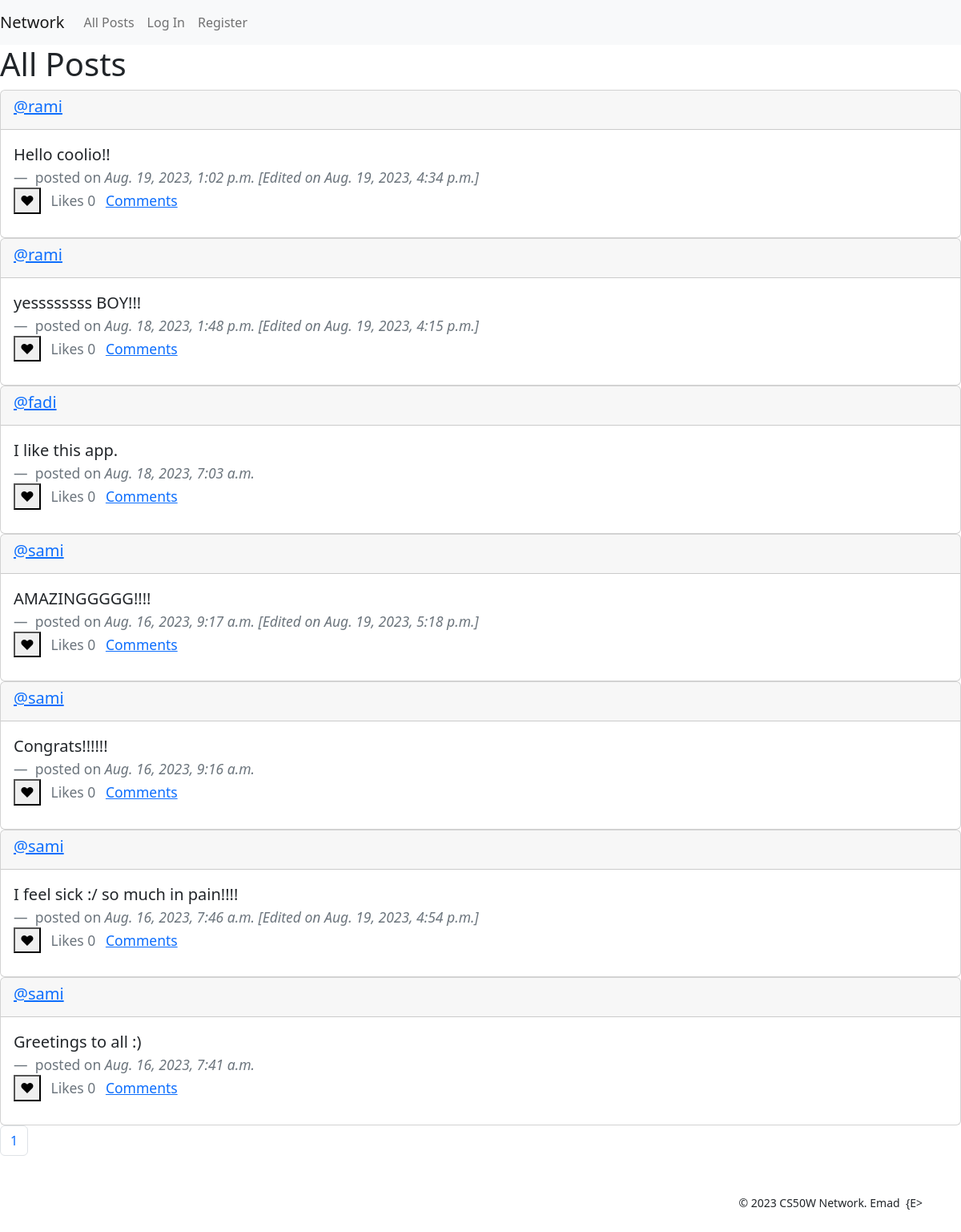
The app's page /, older data.
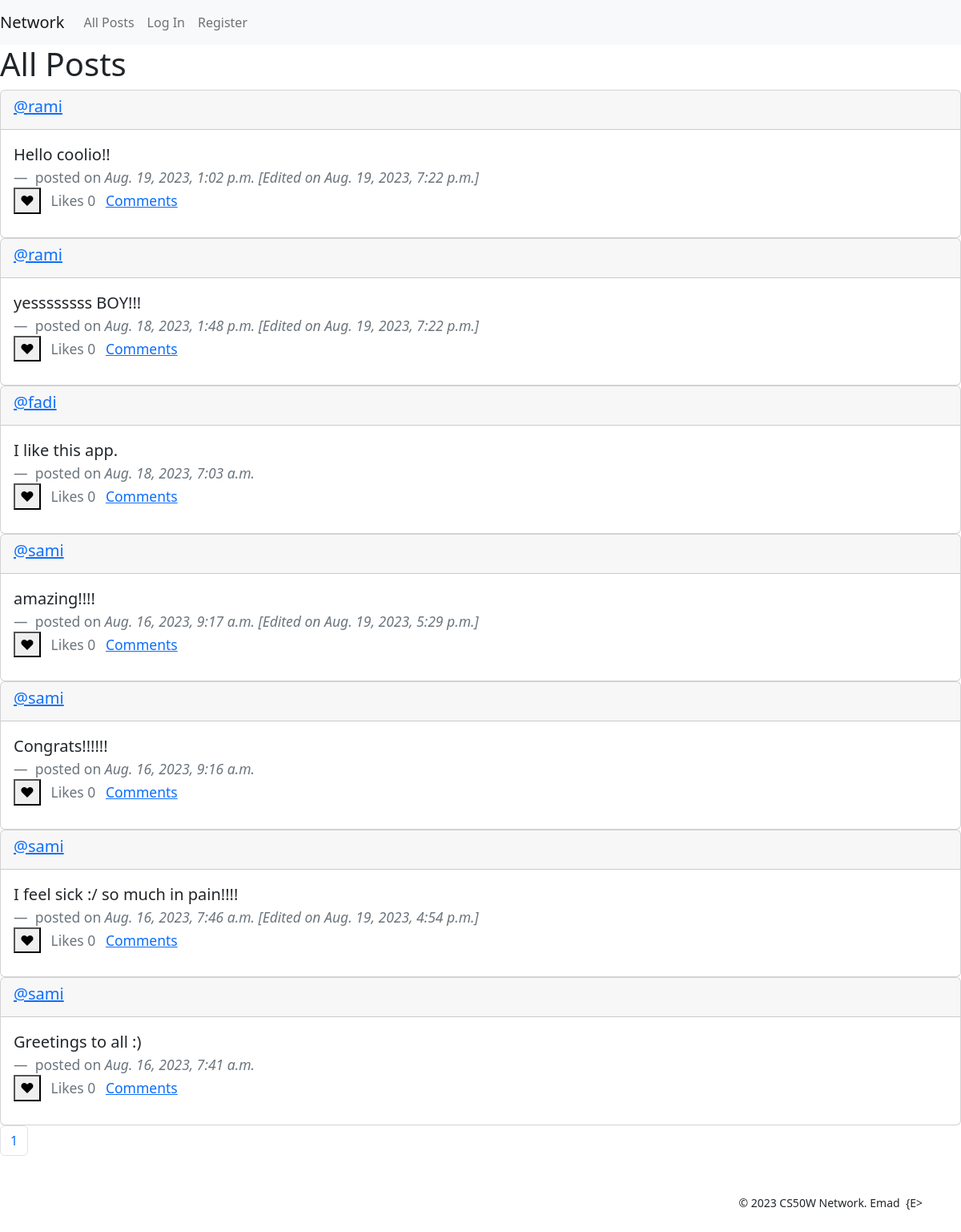
The same page, newer data.
### network/models.py (models this page shows, shortened)
class Post(models.Model):
    content = models.TextField(blank=True)
    date_posted = models.DateTimeField(auto_now_add=True)    # automatically populated with current date
    edited = models.BooleanField(default=False)
    edited_on = models.DateTimeField(auto_now=True)    # automatically populated with current date on every update of instance
    author = models.ForeignKey(User, on_delete=models.CASCADE, blank=True, null=True, related_name="user_posts")
    likers = models.ManyToManyField(User, blank=True, null=True, related_name="liked_posts")

class User(AbstractUser):
    followers = models.ManyToManyField('self', symmetrical=False, blank=True, null=True, related_name='following')

### network/views.py (the view)
# urls.py: path("", views.index, name="index"),
def index(request):
    param_all = request.GET.get("all")
    all_posts = Post.objects.order_by("-date_posted").all()
    return render(request, "network/index.html", context={
        'page': pagination(request, all_posts),
        'creation_available': False if param_all else True,
    })

### network/views.py (called while the page is built)
def pagination(request, objects_list):
    paginator = Paginator(objects_list, 10)
    page_number = request.GET.get('page')
    page = paginator.get_page(page_number)
    return page

### network/templates/network/index.html (shortened to what this page needs)
{% extends "network/layout.html" %}
{% block body %}
    {% if user.is_authenticated and creation_available %}
        <div id="create-view">
            <form id="create-form" action="{% url 'create' %}" method="post">
                {% csrf_token %}
                <div class="form-group">
                    <h4>New Post</h4>
                    <textarea class="form-control" id="create-content" placeholder="Content" rows="6" cols="40" name="content"></textarea>
                </div>
                <button type="submit" class="btn btn-primary">Post</button>
            </form>
        </div>
    {% else %}
        <h1>All Posts</h1>
    {% endif %}
    <div>
        {% for post in page %}
            <div class="card">
                <div class="card-header">
                    <h5><a href="{% url 'profile' post.author.id %}">@{{post.author}}</a></h5>
                </div>
                <div class="card-body">
                    <blockquote class="blockquote mb-0">
                        <p>
                            <span id="post_{{post.id}}" class="list-inline-item">{{post.content}}</span>
                        </p>
                        <footer class="blockquote-footer">
                            <span>posted on </span>
                            <cite title="Source Title">{{post.date_posted}} {% if post.edited %}[Edited on {{post.edited_on}}]{% endif %}</cite> <br>
                            <button id="postReaction_{{post.id}}" class="list-inline-item btn-like" data-reaction="unlike" data-csrf="{{ csrf_token }}">❤</button>
                            <p class="list-inline-item">Likes <span id="postLikes_{{post.id}}">{{post.likers.count}}</span></p>
                            <a href="#" class="list-inline-item">Comments</a>
                        </footer>
                    </blockquote>
                </div>
            </div>
        {% endfor %}
    </div>
{% endblock %}

Row changes from the older to the newer data that the page shows:
changed Post "Hello coolio!!": edited_on "Aug. 19, 2023, 4:34 p.m." → "Aug. 19, 2023, 7:22 p.m."
changed Post "yessssssss BOY!!!": edited_on "Aug. 19, 2023, 4:15 p.m." → "Aug. 19, 2023, 7:22 p.m."
changed Post: content "AMAZINGGGGG!!!!" → "amazing!!!!"; edited_on "Aug. 19, 2023, 5:18 p.m." → "Aug. 19, 2023, 5:29 p.m."
